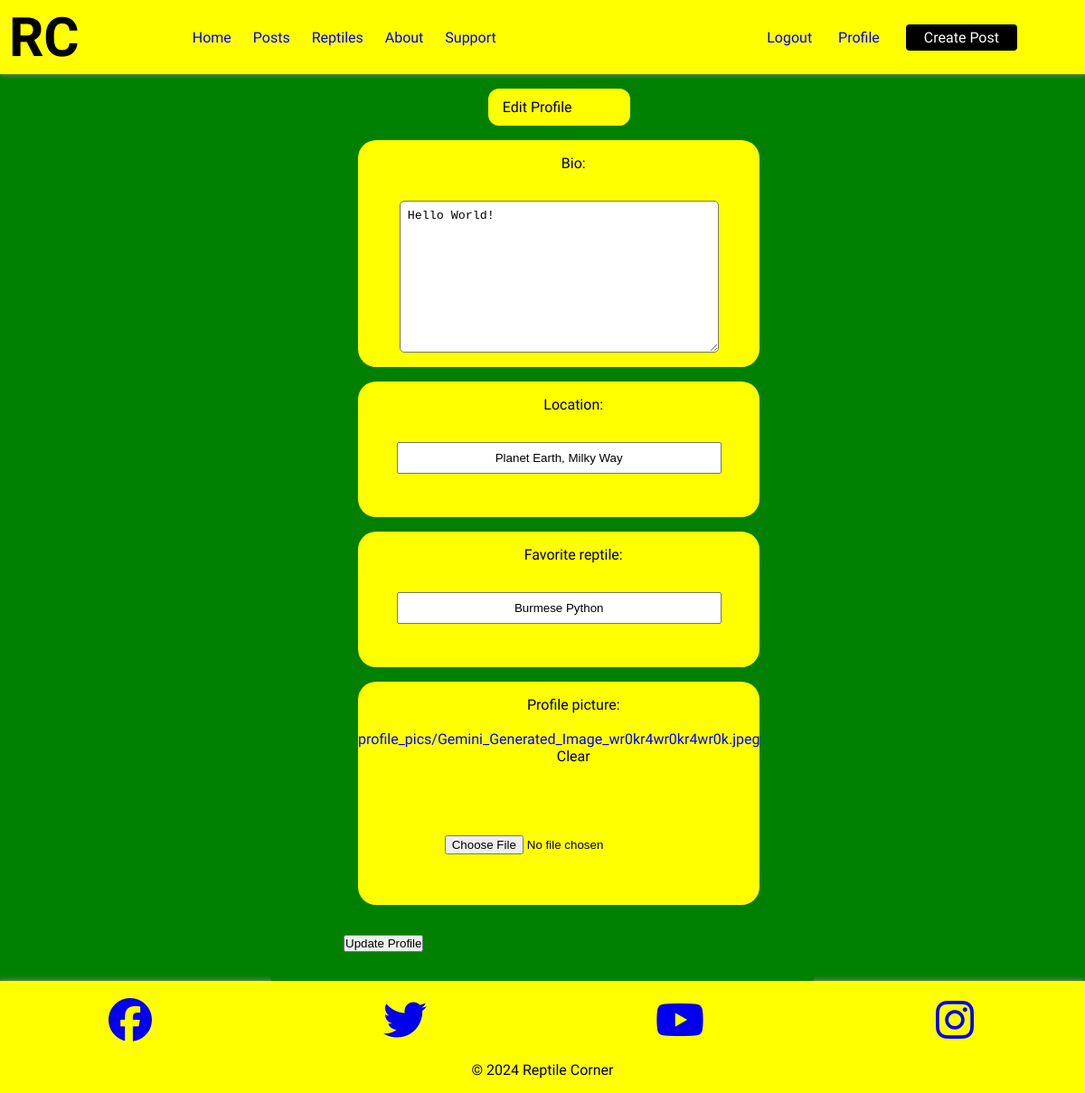
The page /profile/edit/ (signed in) on the database as committed earlier.
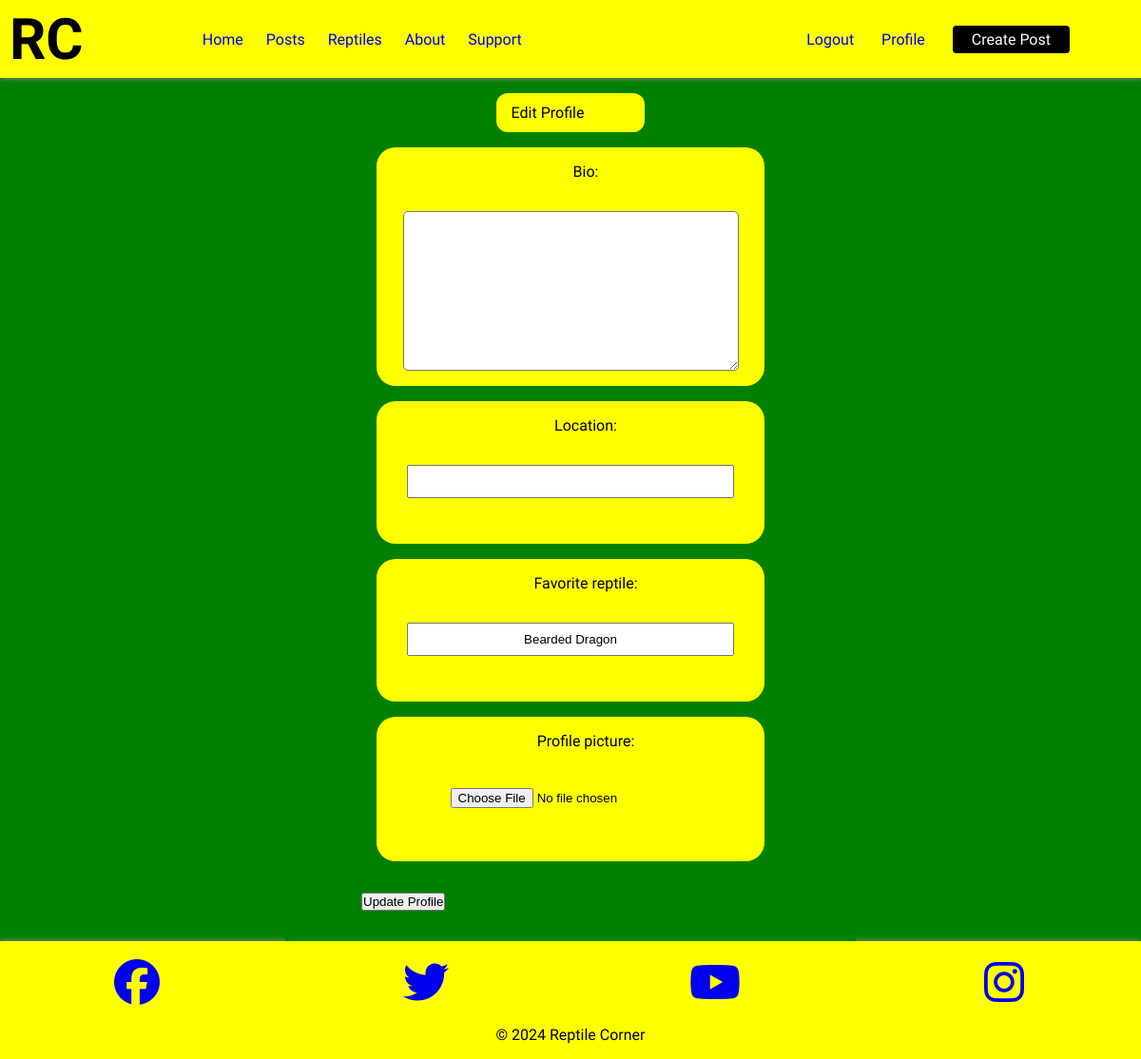
The same page on the database as committed later.
### profiles/models.py (models this page shows, shortened)
class Profile(models.Model):
    user = models.OneToOneField(User, on_delete=models.CASCADE, related_name='profile')
    bio = models.TextField(blank=True)
    location = models.CharField(max_length=30, blank=True)
    favorite_reptile = models.CharField(max_length=50, blank=True)
    profile_picture = models.ImageField(upload_to='profile_pics/', blank=True)

### profiles/views.py (the view)
# urls.py: path('edit/', views.edit_profile, name='edit_profile'),
@login_required
def edit_profile(request):
    if request.method == 'POST':
        p_form = ProfileUpdateForm(request.POST,
                                   request.FILES,
                                   instance=request.user.profile)
        if p_form.is_valid():
            p_form.save()
            messages.success(request, f'Your profile has been updated!')
            return redirect('profiles:profile', username=request.user.username)
    else:
        p_form = ProfileUpdateForm(instance=request.user.profile)
    context = {
        'p_form': p_form
    }
    return render(request, 'profiles/edit_profile.html', context)

### profiles/forms.py
class ProfileUpdateForm(forms.ModelForm):
    class Meta:
        model = Profile
        fields = ['bio', 'location', 'favorite_reptile', 'profile_picture']

### profiles/templates/profiles/edit_profile.html (shortened to what this page needs)
{% extends "layout.html" %}
{% block content %}
    <div class="flex">
        <div class="edit-profile-section">
            <form method="POST" enctype="multipart/form-data">
                <fieldset class="form-group">
                    <legend class="mb-4" style="color: black; padding: 0.7rem 4rem 0.7rem 1rem; border-radius: 12px; background-color: yellow;">Edit Profile</legend>
                    {{ p_form.as_p }}
                </fieldset>
                <div class="form-group">
                    <button class="btn btn-outline-info" type="submit">Update Profile</button>
                </div>
            </form>
        </div>
    </div>
{% endblock content %}

Rows that differ between the two databases and show on the page:
removed Profile: bio "Hello World!", location "Planet Earth, Milky Way", favorite_reptile "Burmese Python"
added Profile: favorite_reptile "Bearded Dragon"
Other text that changed with them:
text no longer shown: "Bio: Location: Favorite reptile: Profile picture: profile_pics/Gemini_Generated_Image_wr0kr4wr0kr4wr0k.jpeg Clear"
text now shown: "Bio: Location: Favorite reptile: Profile picture:"
